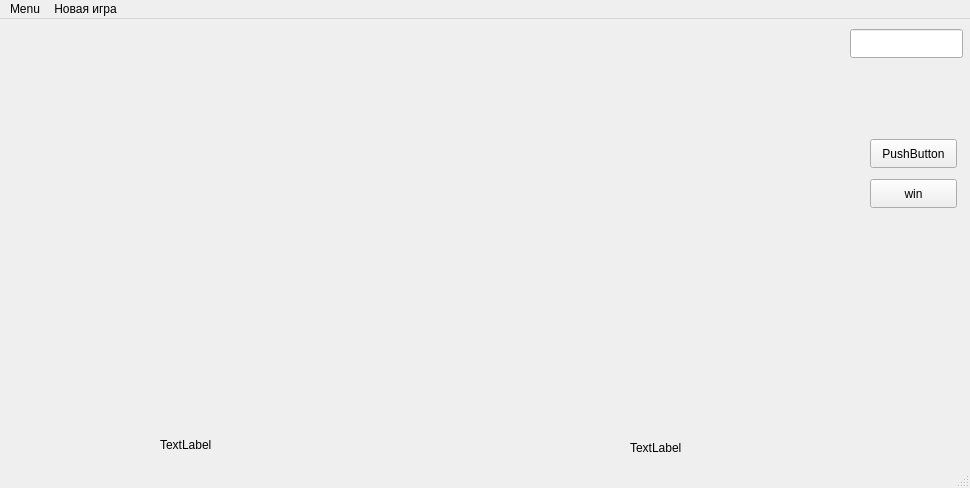
<?xml version="1.0" encoding="UTF-8"?>
<ui version="4.0">
 <class>MainWindow</class>
 <widget class="QMainWindow" name="MainWindow">
  <property name="geometry">
   <rect>
    <x>0</x>
    <y>0</y>
    <width>970</width>
    <height>488</height>
   </rect>
  </property>
  <property name="windowTitle">
   <string>MainWindow</string>
  </property>
  <widget class="QWidget" name="centralWidget">
   <widget class="QLineEdit" name="lineEdit">
    <property name="geometry">
     <rect>
      <x>850</x>
      <y>10</y>
      <width>113</width>
      <height>29</height>
     </rect>
    </property>
    <property name="styleSheet">
     <string notr="true"/>
    </property>
   </widget>
   <widget class="QPushButton" name="pppButton">
    <property name="geometry">
     <rect>
      <x>870</x>
      <y>120</y>
      <width>87</width>
      <height>29</height>
     </rect>
    </property>
    <property name="text">
     <string>PushButton</string>
    </property>
   </widget>
   <widget class="QPushButton" name="pushButton">
    <property name="geometry">
     <rect>
      <x>870</x>
      <y>160</y>
      <width>87</width>
      <height>29</height>
     </rect>
    </property>
    <property name="text">
     <string>win</string>
    </property>
   </widget>
   <widget class="QLabel" name="label">
    <property name="geometry">
     <rect>
      <x>160</x>
      <y>410</y>
      <width>71</width>
      <height>31</height>
     </rect>
    </property>
    <property name="text">
     <string>TextLabel</string>
    </property>
   </widget>
   <widget class="QLabel" name="label_2">
    <property name="geometry">
     <rect>
      <x>630</x>
      <y>420</y>
      <width>54</width>
      <height>17</height>
     </rect>
    </property>
    <property name="text">
     <string>TextLabel</string>
    </property>
   </widget>
  </widget>
  <widget class="QMenuBar" name="menuBar">
   <property name="geometry">
    <rect>
     <x>0</x>
     <y>0</y>
     <width>970</width>
     <height>23</height>
    </rect>
   </property>
   <widget class="QMenu" name="menu">
    <property name="title">
     <string>Menu</string>
    </property>
    <addaction name="action_3"/>
   </widget>
   <widget class="QMenu" name="menu_2">
    <property name="title">
     <string>Новая игра</string>
    </property>
    <addaction name="Player2"/>
    <addaction name="Bot"/>
   </widget>
   <addaction name="menu"/>
   <addaction name="menu_2"/>
  </widget>
  <widget class="QStatusBar" name="statusBar"/>
  <action name="actionNew_game">
   <property name="checkable">
    <bool>false</bool>
   </property>
   <property name="checked">
    <bool>false</bool>
   </property>
   <property name="enabled">
    <bool>true</bool>
   </property>
   <property name="text">
    <string>New game</string>
   </property>
  </action>
  <action name="Player2">
   <property name="text">
    <string>На двоих</string>
   </property>
  </action>
  <action name="Bot">
   <property name="text">
    <string>С ботом</string>
   </property>
  </action>
  <action name="action_3">
   <property name="text">
    <string>Сохранить игру</string>
   </property>
  </action>
 </widget>
 <layoutdefault spacing="6" margin="11"/>
 <resources/>
 <connections/>
</ui>
